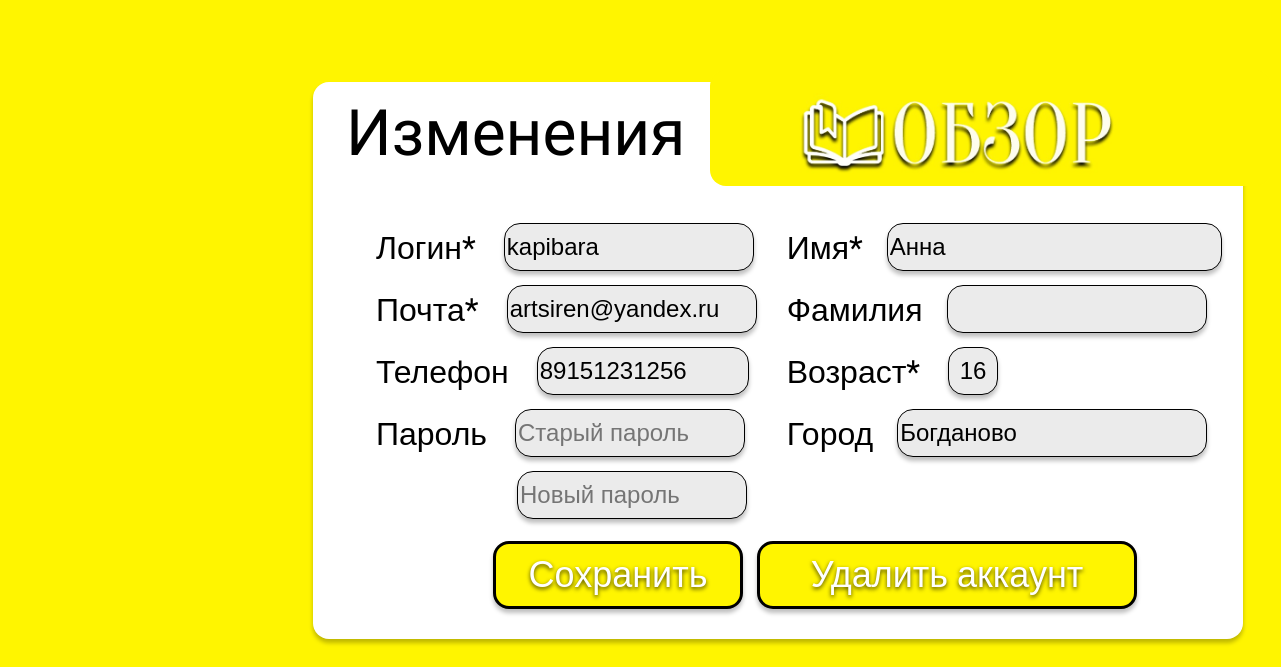
The page /changings (signed in) on the database its author committed.
### model.py (models this page shows, shortened)
class User(UserMixin, db.Model):
    id = db.Column(db.Integer, primary_key=True)
    username = db.Column(db.String(30), unique=True, nullable=False)
    password = db.Column(db.String(25), nullable=False)
    email = db.Column(db.String(60), nullable=False)
    name = db.Column(db.String(80), nullable=False)
    second_name = db.Column(db.String(80), nullable=True)
    town = db.Column(db.String(80), nullable=True)
    age = db.Column(db.Integer, nullable=False)
    phone_number = db.Column(db.String(10), nullable=True)
    is_deleted = db.Column(db.Boolean, default = False)

### app.py (the view, shortened to what this page needs)
@app.route('/changings', methods=['POST', 'GET'])
def changings():
    if current_user.is_authenticated != True:
        return render_template('login.html', user=current_user)
    return render_template('changings.html', user=current_user)

### app.py (called while the page is built)
@login_manager.user_loader
def load_user(user_id):
    return User.query.get(int(user_id))

### templates/changings.html (shortened to what this page needs)
{% extends 'base_loa.html' %}
{% block body %}
    <div class="shape3" style="height: 557px;">
        <h1>Изменения</h1>
        <form method="post" action="changings" >
            <div class="posts">
                <div>
                    <label>Логин*</label> <input type="text" name="username" id="username" class="input_place2" style="width: 250px;" value="{{ user.username }}"><br>
                    <label>Почта*</label> <input type="text" name="email" id="email" class="input_place2" style="width: 250px;" value="{{ user.email }}"><br>
                    <label>Телефон</label> <input type="text" name="phone_number" id="phone_number" class="input_place2" style="width: 212px;" value="{{ user.phone_number }}"><br>
                    <label>Пароль</label> <input type="password" name="password" id="password" class="input_place2"style="width: 230px;" placeholder="Старый пароль"><br>
                    <input type="password" name="password_chek" id="password_chek" class="input_place2"style="width: 230px; left: 197px;" placeholder="Новый пароль"><br>
                </div>
                <div style="padding-left: 40px;">
                    <label>Имя*</label><input type="text" name="name" id="name" class="input_place2" value="{{ user.name }}"><br>
                    <label>Фамилия</label><input type="int" name="second_name" id="second_name" class="input_place2" style="width: 260px;" value="{{ user.second_name }}"><br>
                    <label>Возраст*</label> <input type="text" name="age" id="age" class="input_place2" style="width: 50px; text-align: center;" value="{{ user.age }}"><br>
                    <label>Город</label><input type="int" name="town" id="town" class="input_place2" style="width: 310px;" value="{{ user.town }}"><br>
                </div>
            </div>
            <input type="submit" class="log_but2" value="Сохранить" style="left: 180px; width: 250px;">
            <input type="button" class="log_but4" value="Удалить аккаунт" onclick="alert_deleting()">
        </form>
    </div>
    <div class="shape4">
        <img src="static\pictures\icon_title2.jpg" class="title_img">
    </div>
{% endblock %}

### static/css/css_loa.css (style rules this page uses)
body { background-color: #FFF500; margin: 0px; }
.shape3 { position: relative; width: 930px; height: 598px; left: 313px; top: 82px; background: #FFFFFF; box-shadow: 0px 4px 4px rgba(0, 0, 0, 0.25); border-radius: 16px; }
.shape3 h1 { position: relative; width: 118px; height: 74px; left: 33px; top: 15px; margin: 0px; font-family: 'Oranienbaum'; font-style: normal; font-weight: 400; font-size: 64px; line-height: 74px; color: #000000; }
.shape3 label { position: relative; left: 63px; top: 14px; padding-top: 40px; font-family: "Roboto", sans-serif; font-style: normal; font-weight: 400; font-size: 32px; line-height: 38px; color: #000000; }
.shape4 { position: absolute; width: 561px; height: 116px; left: 710px; top: 70px; background: #FFF500; border-radius: 16px; }
.shape4 img { position: absolute; width: 361px; bottom: 10px; left: 60px; }
.posts { display: flex; padding-top: 50px; }
.log_but2 { transition: 0.1s; box-sizing: border-box; position: relative; width: 390px; height: 68px; left: 227px; top: 25px; background: #FFF500; border: 3px solid #000000; box-shadow: 0px 4px 4px rgba(0, 0, 0, 0.25); border-radius: 16px; font-family: "Roboto", sans-serif; font-style: normal; font-weight: 400; font-size: 36px; line-height: 42px; text-align: center; color: #FFFFFF; text-shadow: 0px 2px 4.5px rgba(0, 0, 0, 0.72); }
.input_place2 { transition: 0.05s; font-size: 24px; box-sizing: border-box; position: relative; width: 335px; height: 48px; left: 80px; top: 10px; background: #EBEBEB; border: 1px solid #000000; box-shadow: 0px 4px 4px rgba(0, 0, 0, 0.25); border-radius: 16px; margin: 7px; }
.log_but4 { transition: 0.1s; box-sizing: border-box; position: relative; width: 380px; height: 68px; top: 25px; left: 190px; background: #FFF500; border: 3px solid #000000; box-shadow: 0px 4px 4px rgba(0, 0, 0, 0.25); border-radius: 16px; font-family: "Roboto", sans-serif; font-style: normal; font-weight: 400; font-size: 36px; line-height: 42px; text-align: center; color: rgb(255, 255, 255); text-shadow: 0px 2px 4.5px rgba(0, 0, 0, 0.72); }

### rows shown on the page
User: username "kapibara", email "artsiren@yandex.ru", phone_number "89151231256", name "Анна", age "16", town "Богданово"
